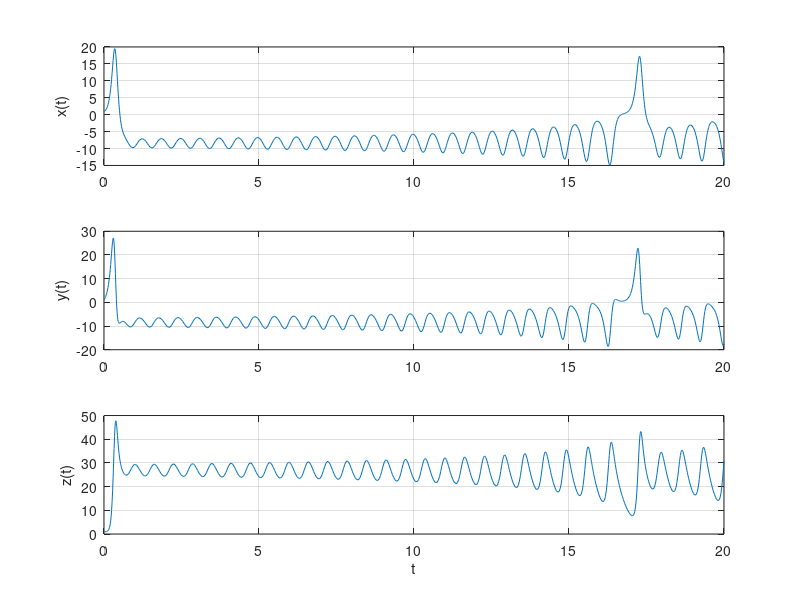

Reproduce this figure in MATLAB. (Note: this script raises an error after producing the figure.)
fprintf('\n--- 17.6: System of ODEs (ode23) ---\n');
lorenzOde = @(t, state) [10*(state(2) - state(1));
                         -state(1)*state(3) + 28*state(1) - state(2);
                          state(1)*state(2) - (8/3)*state(3)];

timeSpan = [0 20];
initialState = [1; 1; 1];   % initial condition not specified, using standard Lorenz-like start

[timePoints, stateHistory] = ode23(lorenzOde, timeSpan, initialState);

figure;
subplot(3,1,1); plot(timePoints, stateHistory(:,1)); ylabel('x(t)'); grid on;
subplot(3,1,2); plot(timePoints, stateHistory(:,2)); ylabel('y(t)'); grid on;
subplot(3,1,3); plot(timePoints, stateHistory(:,3)); ylabel('z(t)'); xlabel('t'); grid on;
sgtitle('System of ODEs Solution');
